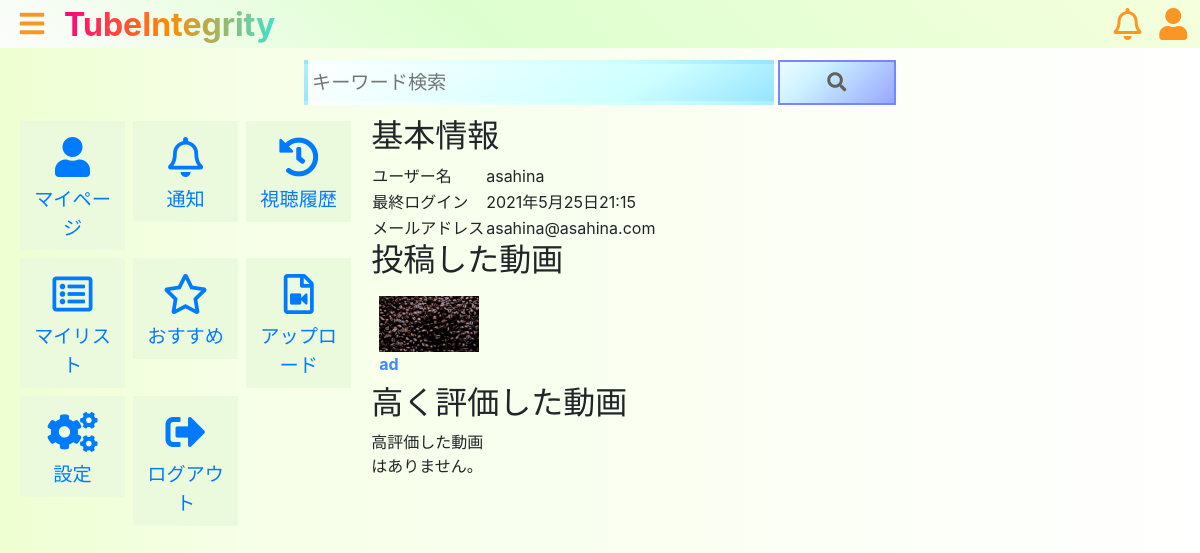
The page /mypage/ (signed in) on the database as committed earlier.
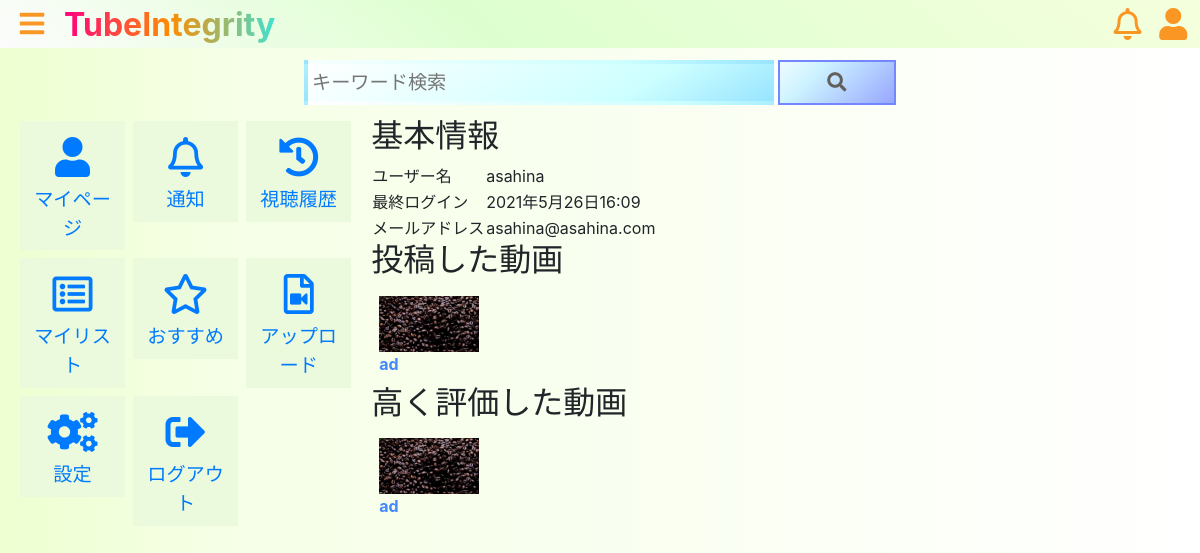
The same page on the database as committed later.
### users/models.py (models this page shows, shortened)
class CustomUser(AbstractBaseUser, PermissionsMixin):
    username_validator  = UnicodeUsernameValidator()
    id          = models.UUIDField( default=uuid.uuid4, primary_key=True, editable=False )
    username    = models.CharField(
                    _('username'),
                    max_length=150,
                    unique=True,
                    help_text=_('Required. 150 characters or fewer. Letters, digits and @/./+/-/_ only.'),
                    validators=[username_validator],
                    error_messages={
                        'unique': _("A user with that username already exists."),
                    },
                )
    handle_name = models.CharField(verbose_name="Handle_name", max_length=150)
    email       = models.EmailField(_('email address'))  #blank=True消去
    is_staff    = models.BooleanField(
                    _('staff status'),
                    default=False,
                    help_text=_('Designates whether the user can log into this admin site.'),
                )
    is_active   = models.BooleanField(
                    _('active'),
                    default=True,
                    help_text=_(
                        'Designates whether this user should be treated as active. '
                        'Unselect this instead of deleting accounts.'
                    ),
                )
    date_joined = models.DateTimeField(_('date joined'), default=timezone.now)
    usericon    = models.ImageField(verbose_name="ユーザーアイコン", upload_to="tube/usericon/",blank=True, null=True)
    objects     = UserManager()
    EMAIL_FIELD     = 'email'
    USERNAME_FIELD  = 'username'
    REQUIRED_FIELDS = ['email','handle_name']  #ハンドルネーム追加
    class Meta:
        verbose_name        = _('user')
        verbose_name_plural = _('users')

### tube/models.py (models this page shows, shortened)
class Video(models.Model):
    class Meta:
        db_table = "video"
    id       = models.UUIDField(default=uuid.uuid4, primary_key=True, editable=False )
    category = models.ForeignKey(Category, verbose_name="カテゴリ", on_delete=models.PROTECT)
    dt       = models.DateTimeField(verbose_name="投稿日", default=timezone.now)
    title        = models.CharField(verbose_name="タイトル", max_length=50)
    description  = models.CharField(verbose_name="動画説明文", max_length=300)
    movie        = models.FileField(verbose_name="動画", upload_to="tube/movie", blank=True)
    thumbnail    = models.ImageField(verbose_name="サムネイル", upload_to="tube/thumbnail/", null=True)
    user         = models.ForeignKey(settings.AUTH_USER_MODEL, verbose_name="投稿者", on_delete=models.CASCADE)
    edited       = models.BooleanField(default=False)
    mime         = models.TextField(verbose_name="MIMEタイプ", null=True)
    views        = models.IntegerField(verbose_name="再生回数", default=0, validators=[MinValueValidator(0)])

class GoodVideo(models.Model):
    class Meta:
        db_table    = "good_video"
    id      = models.UUIDField(default=uuid.uuid4, primary_key=True, editable=False)
    dt      = models.DateTimeField(verbose_name="評価日時", default=timezone.now)
    target  = models.ForeignKey(Video, verbose_name="対象動画", on_delete=models.CASCADE)
    user    = models.ForeignKey(settings.AUTH_USER_MODEL, verbose_name="高評価したユーザー", on_delete=models.CASCADE)

### tube/views.py (the view)
class MyPageView(LoginRequiredMixin, views.APIView):
    def get(self, request, *args, **kwargs):
        videos = Video.objects.filter(user=request.user.id).order_by("-dt")
        good_videos = GoodVideo.objects.filter(user=request.user.id).order_by("-dt")
        context = {"videos": videos,
                   "good_videos": good_videos}
        return render(request, "tube/mypage.html", context)

### templates/tube/mypage.html
{% extends "tube/mypage_base.html" %}
{% load static %}
{% block mypage_content %}
    <h2>基本情報</h2>
    <table>
        <tr>
            <td>ユーザー名</td>
            <td>{{ request.user }}</td>
        </tr>
        <tr>
            <td>最終ログイン</td>
            <td>{{ request.user.last_login }}</td>
        </tr>
        <tr>
            <td>メールアドレス</td>
            <td>{{ request.user.email }}</td>
        </tr>
    </table>
    <h2>投稿した動画</h2>
    <div class="video_content_list">
        {% for video in videos %}
        <div class="video_content">
            <a class="video_content_link" href="{% url 'tube:single' video.id %}">
                {% if video.thumbnail %}
                <img class="video_thumbnail" src="/media/{{ video.thumbnail }}" alt="{{ video.title }}">
                {% else %}
                <img class="video_thumbnail" src="{% static 'tube/img/no-img.png' %}" alt="{{ video.title }}">
                {% endif %}
                <div class="video_title">{{ video.title }}</div>
            </a>
        </div>
        {% empty %}
        <div class="video_content"><p>投稿した動画はありません。<a href="{% url 'tube:upload' %}">アップロード</a>から投稿できます。</p></div>
        {% endfor %}
    </div>
    <h2>高く評価した動画</h2>
    <div class="video_content_list">
        {% for video in good_videos %}
        <div class="video_content">
            <a class="video_content_link" href="{% url 'tube:single' video.target.id %}">
                {% if video.target.thumbnail %}
                <img class="video_thumbnail" src="/media/{{ video.target.thumbnail }}" alt="{{ video.target.title }}">
                {% else %}
                <img class="video_thumbnail" src="{% static 'tube/img/no-img.png' %}" alt="{{ video.target.title }}">
                {% endif %}
                <div class="video_title">{{ video.target.title }}</div>
            </a>
        </div>
        {% empty %}
        <div class="video_content"><p>高評価した動画はありません。</div>
        {% endfor %}
    </div>
{% endblock %}

Rows that differ between the two databases and show on the page:
changed CustomUser "asahina": user.last_login "2021年5月25日21:15" → "2021年5月26日16:09"
added GoodVideo: target.thumbnail (picture), target "ad"
Other text that changed with them:
text no longer shown: "高評価した動画はありません。"
